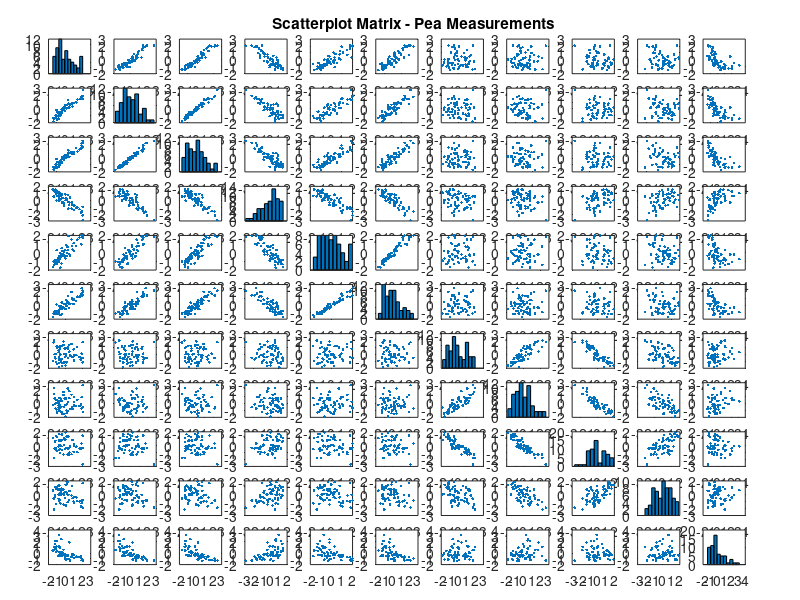

Source code (MATLAB): (Note: this script raises an error after producing the figure.)
% 4H03 A3 Q2
% Michael Djurdjevic, djurdjm, 400132129 
% Aron Markandaier, markanda, 400121110
% Harsahib Matharoo, matharoh, 400185871
% McMaster University

clear variables;
close all;
clc;

% import data
raw = importdata('peas.csv');
data = raw.data;
txt = raw.textdata;

% centre + scale
data = (data - mean(data))./std(data);

% grab X and Y portions
X = data(:,1:11);
Y = data(:,12:17);

% X scatterplot matrix

[~,ax] = plotmatrix(X); % ignore all parameters except subplot axes
% ax in this case is a K x K (K columns being plotted) matrix of axes for each subplot
font = 12; % font size
title("Scatterplot Matrix - Pea Measurements");

% Formatting subplots - you can also make your own array of titles like title = {'one', 'two', 'three'...}
for i = 1:length(ax)
ax(i,1).YLabel.String = string(i);
ax(i,1).YLabel.FontSize = font;
ax(end,i).XLabel.String = string(i);
ax(end,i).XLabel.FontSize = font;
end

% 2 component PCA on X + loading plot

figure()

[t,p,R2] = nipalspca(X, 2);
bar(p(:,1:2))
legend(["Component 1", "Component 2"]);
title("Loadings Plot");
xticklabels(txt(1:11));

% PCR model + 3D scatterplot

figure()

% a coefficients
a = (t'*t)^(-1)*t'*Y;

% prediction
yhat = t*a;

% 3D scatter
hold on;
grid on;
scatter3(t(:,1), t(:,2), Y(:,1), 15, "filled", "green");
scatter3(t(:,1), t(:,2), yhat(:,1), 15, "filled", "red");

% Create a grid of points to evaluate the model surface
[t1grid,t2grid] = meshgrid(linspace(min(t(:,1)),max(t(:,1)),25), linspace(min(t(:,2)),max(t(:,2)),25));
Zgrid = zeros(size(t1grid));

% Evaluate the model surface at each point in the grid
for i = 1:size(t1grid,1)
    for j = 1:size(t1grid,2)
        x = [t1grid(i,j), t2grid(i,j)];
        z = x*a;
        Zgrid(i,j) = z(1);
    end
end

% Plot the model surface
surf(t1grid, t2grid, Zgrid, 'FaceAlpha', 0.5);
view(30,30);
title('PCR Model Prediction of Flavour Rating');
xlabel("t1");
ylabel("t2");
zlabel("Flavour Rating Prediction");
legend(["Real", "Predicted"])
hold off;

% Y scatterplot matrix
figure()

[~,ax] = plotmatrix(Y); % ignore all parameters except subplot axes
% ax in this case is a K x K (K columns being plotted) matrix of axes for each subplot
font = 12; % font size
title("Scatterplot Matrix - Pea Ratings");

% Formatting subplots - you can also make your own array of titles like title = {'one', 'two', 'three'...}
for i = 1:length(ax)
ax(i,1).YLabel.String = string(i);
ax(i,1).YLabel.FontSize = font;
ax(end,i).XLabel.String = string(i);
ax(end,i).XLabel.FontSize = font;
end



